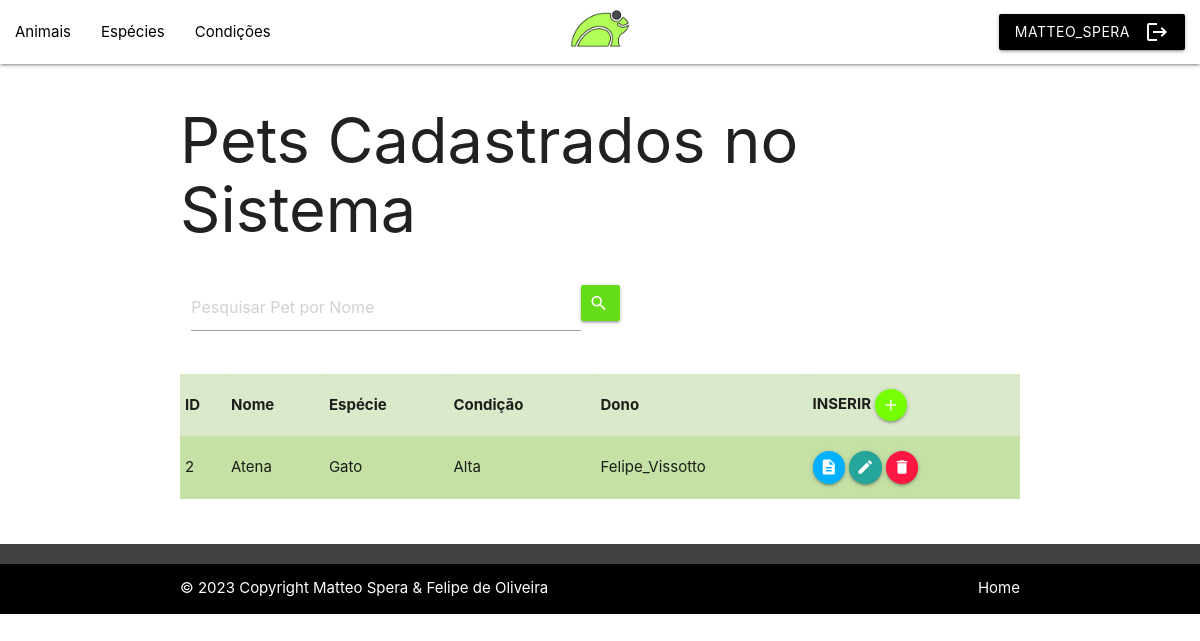
Screenshot of /VIEW/Animal/lstAnimal.php?busca=Atena (signed in) with the database file from the repository.
### tables this page shows
CREATE TABLE `animal` (
  `id` int(11) NOT NULL,
  `nome` varchar(35) NOT NULL,
  `especie` int(2) NOT NULL,
  `condicao` int(2) NOT NULL,
  `dono` int(11) NOT NULL
);

CREATE TABLE `especie` (
  `id` int(11) NOT NULL,
  `descricao` varchar(35) NOT NULL,
  `quantidade` int(3) NOT NULL
);

CREATE TABLE `condicao` (
  `id` int(11) NOT NULL,
  `descricao` varchar(35) NOT NULL,
  `quantidade` int(3) NOT NULL
);

CREATE TABLE `usuario` (
  `id` int(11) NOT NULL,
  `username` varchar(20) NOT NULL,
  `senha` varchar(64) NOT NULL,
  `email` varchar(50) NOT NULL
);

### DAL/dalAnimal.php (called while the page is built, shortened)
<?php
    include_once $_SERVER['DOCUMENT_ROOT'].'/ClinicaBichoFeliz/MODEL/Animal.php';
    class dalAnimal{
        public function SearchNome(string $bsc)
        {
            $sql = "select * from animal WHERE nome like  '%" . $bsc .  "%' order by nome;";
            $pdo = Conexao::conectar();
            $result = $pdo->query($sql);
            $lstAnimal = array();
            foreach($result as $linha){
                $animal = new \MODEL\Animal();
                $animal->setId($linha['id']);
                $animal->setNome($linha['nome']);
                $animal->setEspecie($linha['especie']);
                $animal->setCondicao($linha['condicao']);
                $animal->setDono($linha['dono']);
                $lstAnimal[] = $animal;
            }
            return $lstAnimal;
        }
    }
?>

### BLL/bllAnimal.php (called while the page is built, shortened)
<?php
    include_once $_SERVER['DOCUMENT_ROOT'].'/ClinicaBichoFeliz/DAL/dalAnimal.php';
    require_once $_SERVER['DOCUMENT_ROOT'].'/ClinicaBichoFeliz/MODEL/Animal.php';
    class bllAnimal
    {
        public function SearchNome(string $bsc)
        {
            $dal = new \DAL\dalAnimal;
            return $dal->SearchNome($bsc);
        }
    }

### MODEL/Animal.php (called while the page is built, shortened)
<?php
class Animal {
    private ?int $id;
    private ?string $nome;
    public function getId(){
        return $this->id;
    }
    public function setId(int $id){
        $this->id = $id;
    }
    public function getNome(){
        return $this->nome;
    }
    public function setNome(string $nome){
        $this->nome = $nome;
    }
}
?>

### DAL/dalEspecie.php (called while the page is built, shortened)
<?php
    include_once $_SERVER['DOCUMENT_ROOT'].'/ClinicaBichoFeliz/MODEL/Especie.php';
    class dalEspecie
    {
        public function SelectId(int $id)
        {
            $sql = "select * from especie where id=?";
            $pdo = Conexao::conectar();
            $query = $pdo->prepare($sql);
            $query->execute(array($id));
            $linha = $query->fetch(\PDO::FETCH_ASSOC);
            if ($linha != null)
            {
                $especie = new \MODEL\Especie();
                $especie->setId($id);
                $especie->setDescricao($linha['descricao']);
                $especie->setQuantidade($linha['quantidade']);
            } else return null;
            return $especie;
        }
    }
?>

### BLL/bllEspecie.php (called while the page is built, shortened)
<?php
    include_once $_SERVER['DOCUMENT_ROOT'].'/ClinicaBichoFeliz/DAL/dalEspecie.php';
    require_once $_SERVER['DOCUMENT_ROOT'].'/ClinicaBichoFeliz/MODEL/Especie.php';
    class bllEspecie
    {
        public function SelectId(int $id)
        {
            $dal = new \DAL\dalEspecie();
            return $dal->SelectId($id);
        }
    }
?>

### MODEL/Especie.php (called while the page is built, shortened)
<?php
class Especie
{
    private ?string $descricao;
    public function getDescricao(){
        return $this->descricao;
    }
    public function setDescricao(string $descricao){
        $this->descricao = $descricao;
    }
}
?>

### DAL/dalCondicao.php (called while the page is built, shortened)
<?php
    include_once $_SERVER['DOCUMENT_ROOT'].'/ClinicaBichoFeliz/MODEL/Condicao.php';
    class dalCondicao
    {
        public function SelectId(int $id)
        {
            $sql = "select * from condicao where id=?";
            $pdo = Conexao::conectar();
            $query = $pdo->prepare($sql);
            $query->execute(array($id));
            $linha = $query->fetch(\PDO::FETCH_ASSOC);
            if ($linha != null)
            {
                $condicao = new \MODEL\Condicao();
                $condicao->setId($id);
                $condicao->setDescricao($linha['descricao']);
                $condicao->setQuantidade($linha['quantidade']);
            } else return null;
            return $condicao;
        }
    }
?>

### BLL/bllCondicao.php (called while the page is built, shortened)
<?php
    include_once $_SERVER['DOCUMENT_ROOT'].'/ClinicaBichoFeliz/DAL/dalCondicao.php';
    require_once $_SERVER['DOCUMENT_ROOT'].'/ClinicaBichoFeliz/MODEL/Condicao.php';
    class bllCondicao
    {
        public function SelectId(int $id)
        {
            $dal = new \DAL\dalCondicao();
            return $dal->SelectId($id);
        }
    }
?>

### MODEL/Condicao.php (called while the page is built, shortened)
<?php
class Condicao
{
    private ?string $descricao;
    public function getDescricao(){
        return $this->descricao;
    }
    public function setDescricao(string $descricao){
        $this->descricao = $descricao;
    }
}
?>

### DAL/dalUsuario.php (called while the page is built, shortened)
<?php
    include_once $_SERVER['DOCUMENT_ROOT'].'/ClinicaBichoFeliz/MODEL/Usuario.php';
    class dalUsuario{
        public function SelectId(int $id){
            $sql = "select * from usuario where id=?;";
            $pdo = Conexao::conectar();
            $query = $pdo->prepare($sql);
            $query->execute(array($id));
            $linha = $query->fetch(\PDO::FETCH_ASSOC);
            $usuario = new \MODEL\Usuario();
            if ($linha != null)
            {
                $usuario->setId($linha['id']);
                $usuario->setUsername($linha['username']);
                $usuario->setSenha($linha['senha']);
                $usuario->setEmail($linha['email']);
            } else return null;
            return $usuario;
        }
    }
?>

### BLL/bllUsuario.php (called while the page is built, shortened)
<?php
    include_once $_SERVER['DOCUMENT_ROOT'].'/ClinicaBichoFeliz/DAL/dalUsuario.php';
    include_once $_SERVER['DOCUMENT_ROOT'].'/ClinicaBichoFeliz/MODEL/Usuario.php';
    class bllUsuario {
        public function SelectId (int $id){
            $dal = new \DAL\dalUsuario;
            return $dal->SelectId($id);
        }
    }

### MODEL/Usuario.php (called while the page is built, shortened)
<?php
class Usuario {
    private ?string $username;
    public function getUsername(){
        return $this->username;
    }
    public function setUsername(string $username){
        $this->username = $username;
    }
}

### VIEW/animal/lstAnimal.php (the view, shortened to what this page needs)
<?php
    include_once $_SERVER['DOCUMENT_ROOT'].'/ClinicaBichoFeliz/BLL/bllAnimal.php';
    include_once $_SERVER['DOCUMENT_ROOT'].'/ClinicaBichoFeliz/BLL/bllEspecie.php';
    include_once $_SERVER['DOCUMENT_ROOT'].'/ClinicaBichoFeliz/BLL/bllCondicao.php';
    include_once $_SERVER['DOCUMENT_ROOT'].'/ClinicaBichoFeliz/BLL/bllUsuario.php';
    if (isset($_GET['busca']))
        $busca = $_GET['busca'];
    else $busca = null;
    $bll = new \BLL\bllAnimal();
    if ($busca == null) $lstAnimal = $bll->Select();
    else $lstAnimal = $bll->searchNome($busca);
    $bllEspecie = new \BLL\bllEspecie;
    $bllCondicao = new \BLL\bllCondicao;
    $bllUsuario = new \BLL\bllUsuario;
?>
<!DOCTYPE html>
<html lang="pt-BR">
<head>
    <link rel="stylesheet" href="https://cdnjs.cloudflare.com/ajax/libs/materialize/1.0.0/css/materialize.min.css">
</head>
<body>
    <?php include_once $_SERVER['DOCUMENT_ROOT'].'/ClinicaBichoFeliz/VIEW/menu.php'; ?>
    <div class="container">
        <h1>Pets Cadastrados no Sistema</h1>
        <div class="row">
            <div class="input-field">
                <form action="lstAnimal.php" method="GET" id="formBuscaAnimal">
                    <div class="input-field col s7">
                        <input type="text" placeholder="Pesquisar Pet por Nome" class="form-control col s10" id="txtBusca" name="busca">
                        <button class="btn waves-effect waves-light col m1 light-green accent-4" type="submit" name="action">
                        <i class="material-icons right">search</i></button>
                    </div>
                </form>
            </div>
        </div>
        <table class="striped light-green lighten-3">
            <?php
                if (!empty($lstAnimal))
                {
                    echo
                    '<tr>
                        <th>ID</th>
                        <th>Nome</th>
                        <th>Espécie</th>
                        <th>Condição</th>
                        <th>Dono</th>
                        <th>INSERIR <a class="btn-floating btn-small waves-effect waves-light light-green accent-3" href="insAnimal.php"><i class="material-icons">add</i></a></th>
                    </tr>'
                    ;
                } else echo '<h5>Nenhum animal que corresponda à busca foi encontrado.</h5>';
            ?>
            <?php
            foreach($lstAnimal as $animal){
                $especie = $bllEspecie->SelectId($animal->getEspecie()) ;
                $condicao = $bllCondicao->SelectId($animal->getCondicao()) ;
                $usuario = $bllUsuario->SelectId($animal->getDono()) ;
            ?>
                <tr>
                    <td><?php echo $animal->getId(); ?></td>
                    <td><?php echo $animal->getNome(); ?></td>
                    <td><?php echo $especie->getDescricao(); ?></td>
                    <td><?php echo $condicao->getDescricao(); ?></td>
                    <td><?php echo $usuario->getUsername(); ?></td>
                    <td>
                        <a class="btn-floating btn-small waves-effect waves-light light-blue accent-3" onclick="JavaScript:location.href='detAnimal.php?id='+<?php echo $animal->getId();?>"><i class="material-icons">description</i></a>
                        <a class="btn-floating btn-small waves-effect waves-light light-orange accent-3" onclick="JavaScript:location.href='edtAnimal.php?id='+<?php echo $animal->getId();?>"><i class="material-icons">edit</i></a>
                        <a class="btn-floating btn-small waves-effect waves-light red accent-3" onclick="JavaScript:remover(<?php echo $animal->getId();?>, '<?php echo $animal->getNome();?>')"><i class="material-icons">delete</i></a>
                    </td>
                </tr>
            <?php
            }
            ?>
        </table>
    </div>
    <br><br>
    <?php include_once $_SERVER['DOCUMENT_ROOT'].'/ClinicaBichoFeliz/VIEW/footer.php'; ?>
</body>
</html>

### rows the page displays
animal: id "2", nome "Atena", especie.descricao "Gato", condicao.descricao "Alta", usuario.username "Felipe_Vissotto"

### other values shown
$usuario "MATTEO_SPERA"
